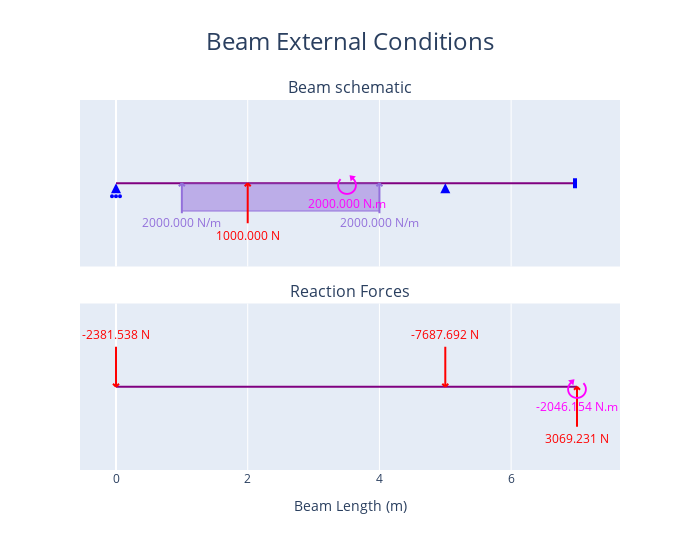
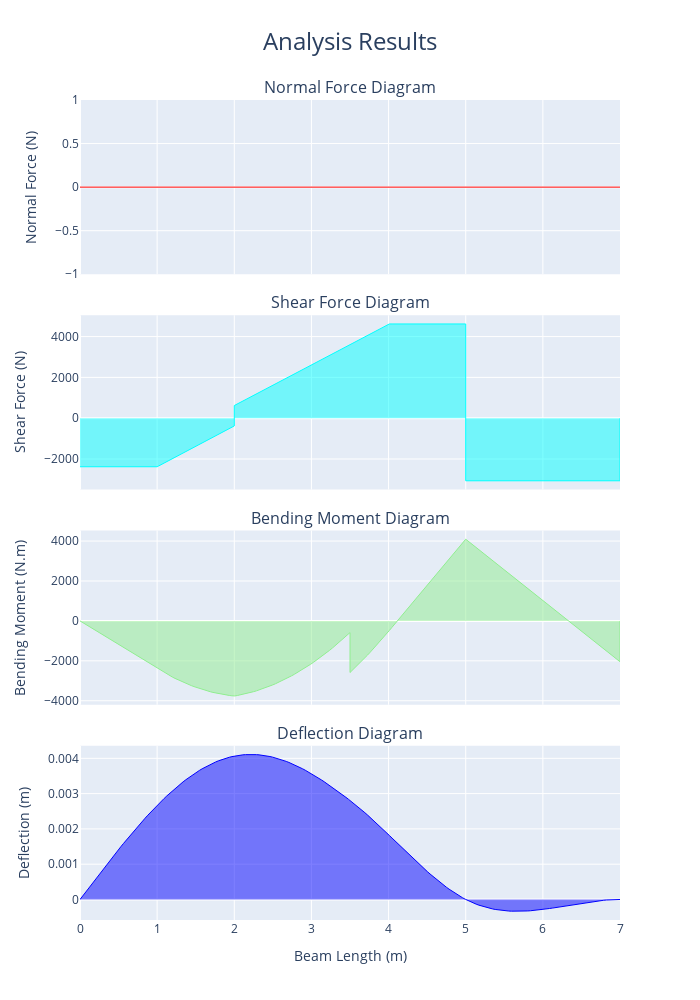

Notebook source saved alongside these figures, in order:
### Markdown cell above
### 2.1 Basic Usage

### Code cell
# Arbritrary example defined in README.md
beam = Beam(7)                          # Initialize a Beam object of length 7 m with E and I as defaults
beam_2 = Beam(9,E=2000, I =100000)      # Initialize a Beam specifying some beam parameters

a = Support(5,(1,1,0))                  # Defines a pin support at location x = 5 m  
b = Support(0,(0,1,0))                  # Defines a roller support at location x = 0 m
c = Support(7,(1,1,1))                  # Defines a fixed support at location x = 7 m
beam.add_supports(a,b,c)    

load_1 = PointLoadV(1000,2)                # Defines a point load of 1000 N acting up, at location x = 2 m
load_2 = DistributedLoadV(2000,(1,4))      # Defines a 2000 N/m UDL from location x = 1 m to x = 4 m 
load_3 = PointTorque(2*10**3, 3.5)            # Defines a 2*10**3 N.m point torque at location x = 3.5 m
beam.add_loads(load_1,load_2,load_3)    # Assign the support objects to a beam object created earlier

# solve the beam
beam.analyse()

## plot the results for the beam
fig_1 = beam.plot_beam_external()
fig_1.show()

fig_2 = beam.plot_beam_internal()
fig_2.show()

# print results as a table with 10 points
beam.print_results_table(num_points=10, max_dp=3)

# optionally export as a csv
beam.export_results_csv(filename="beam_results.csv", num_points=10, max_dp=3)

# save the figures (optional)
# Can save figure using ``fig.write_image("./results.pdf")`` (can change extension to be
# png, jpg, svg or other formats as reired). Requires pip install -U kaleido

# fig_1.write_image("./example_plot_external.png")
# fig_2.write_image("./example_plot_internal.png")

### Figure 1 — Plotly figure (JSON) as saved in the notebook; plotly's stock layout.template omitted (floating-point values rounded to 4 significant figures; data arrays with more than 128 entries replaced by an {"elided": "..."} marker saying what was removed)
{"data": [{"hoverinfo": "skip", "hovertemplate": "%{x} %{meta[0]}", "line": {"color": "purple", "width": 2}, "meta": ["m"], "mode": "lines", "name": "Beam_", "type": "scatter", "x": [0, 7], "xaxis": "x", "y": [0, 0], "yaxis": "y"}, {"hoverinfo": "skip", "hovertemplate": "x: %{x:.3f} %{meta[1]}<br>Fixed: %{meta[0]}", "marker": {"color": "blue", "size": 10, "symbol": "triangle-up"}, "meta": ["[0, 1, 0]", "m"], "mode": "markers", "name": "Support", "opacity": 0, "showlegend": false, "type": "scatter", "x": [0], "xaxis": "x", "y": [0], "yaxis": "y"}, {"fill": "toself", "hoverinfo": "skip", "marker": {"color": "blue", "size": 10, "symbol": "arrow-up"}, "mode": "markers", "name": "Support", "showlegend": false, "type": "scatter", "x": [0], "xaxis": "x", "y": [0], "yaxis": "y"}, {"hoverinfo": "skip", "hovertemplate": "x: %{x:.3f} %{meta[1]}<br>Fixed: %{meta[0]}", "marker": {"color": "blue", "size": 10, "symbol": "triangle-up"}, "meta": ["[1, 1, 0]", "m"], "mode": "markers", "name": "Support", "opacity": 0, "showlegend": false, "type": "scatter", "x": [5], "xaxis": "x", "y": [0], "yaxis": "y"}, {"fill": "toself", "hoverinfo": "skip", "marker": {"color": "blue", "size": 10, "symbol": "arrow-up"}, "mode": "markers", "name": "Support", "showlegend": false, "type": "scatter", "x": [5], "xaxis": "x", "y": [0], "yaxis": "y"}, {"hoverinfo": "skip", "hovertemplate": "x: %{x:.3f} %{meta[1]}<br>Fixed: %{meta[0]}", "marker": {"color": "blue", "size": 10, "symbol": "triangle-up"}, "meta": ["[1, 1, 1]", "m"], "mode": "markers", "name": "Support", "opacity": 0, "showlegend": false, "type": "scatter", "x": [7], "xaxis": "x", "y": [0], "yaxis": "y"}, {"hoverinfo": "skip", "hovertemplate": "x: %{meta[1]:.3f} %{meta[2]}<br>Force: %{meta[0]:.3f} %{meta[3]}            <br>Angle: %{meta[5]:.3f} deg", "marker": {"color": "red", "size": 10, "symbol": "triangle-up"}, "meta": [1000, 2, "m", "N", "N.m", 90], "mode": "markers", "name": "Point<br>Load", "opacity": 0, "showlegend": false, "type": "scatter", "x": [2], "xaxis": "x", "y": [0], "yaxis": "y"}, {"fill": "tozeroy", "hoverinfo": "skip", "hovertemplate": "", "line": {"color": "mediumpurple", "width": 1}, "mode": "lines", "name": "Distributed<br>Load", "type": "scatter", "x": {"elided": "301 float values"}, "xaxis": "x", "y": {"elided": "301 int values"}, "yaxis": "y"}, {"hoverinfo": "skip", "hovertemplate": "x: %{meta[0]:.3f} %{meta[3]}<br>Force: %{meta[1]:.3f} %{meta[4]}        <br>Angle: %{meta[2]:.3f} deg", "marker": {"color": "mediumpurple", "size": 10, "symbol": "triangle-up"}, "meta": [1, 2000, 90, "m", "N/m"], "mode": "markers", "name": "Distributed<br>Load", "opacity": 0, "showlegend": false, "type": "scatter", "x": [1], "xaxis": "x", "y": [0], "yaxis": "y"}, {"hoverinfo": "skip", "hovertemplate": "x: %{meta[0]:.3f} %{meta[3]}<br>Force: %{meta[1]:.3f} %{meta[4]}        <br>Angle: %{meta[2]:.3f} deg", "marker": {"color": "mediumpurple", "size": 10, "symbol": "triangle-up"}, "meta": [4, 2000, 90, "m", "N/m"], "mode": "markers", "name": "Distributed<br>Load", "opacity": 0, "showlegend": false, "type": "scatter", "x": [4], "xaxis": "x", "y": [0], "yaxis": "y"}, {"hoverinfo": "skip", "hovertemplate": "x: %{meta[1]:.3f} %{meta[2]}<br>Moment: %{meta[0]:.3f} %{meta[4]}", "marker": {"color": "magenta", "size": 10, "symbol": "triangle-up"}, "meta": [2000, 3.5, "m", "N", "N.m"], "mode": "markers", "name": "Point<br>Torque", "opacity": 0, "showlegend": false, "type": "scatter", "x": [3.5], "xaxis": "x", "y": [0], "yaxis": "y"}, {"hoverinfo": "skip", "hovertemplate": "%{x}", "line": {"color": "purple", "width": 2}, "mode": "lines", "name": "Beam", "type": "scatter", "x": [0, 7], "xaxis": "x2", "y": [0, 0], "yaxis": "y2"}, {"hoverinfo": "skip", "hovertemplate": "Reactions<br>x coord: %{x:.3f} %{meta[3]}<br>y: %{meta[1]:.3f} %{meta[4]}", "marker": {"color": "red", "size": 10, "symbol": "triangle-up"}, "meta": [0, -2382.0, 0, "m", "N", "N.m"], "mode": "markers", "name": "Reaction", "opacity": 0, "showlegend": false, "type": "scatter", "x": [0], "xaxis": "x2", "y": [0], "yaxis": "y2"}, {"hoverinfo": "skip", "hovertemplate": "Reactions<br>x coord: %{x:.3f} %{meta[3]}<br>y: %{meta[1]:.3f} %{meta[4]}", "marker": {"color": "red", "size": 10, "symbol": "triangle-up"}, "meta": [0, -7688.0, 0, "m", "N", "N.m"], "mode": "markers", "name": "Reaction", "opacity": 0, "showlegend": false, "type": "scatter", "x": [5], "xaxis": "x2", "y": [0], "yaxis": "y2"}, {"hoverinfo": "skip", "hovertemplate": "Reactions<br>x coord: %{x:.3f} %{meta[3]}<br>y: %{meta[1]:.3f} %{meta[4]}<br>m: %{meta[2]:.3f} %{meta[5]}", "marker": {"color": "red", "size": 10, "symbol": "triangle-up"}, "meta": [0, 3069.0, -2046.0, "m", "N", "N.m"], "mode": "markers", "name": "Reaction", "opacity": 0, "showlegend": false, "type": "scatter", "x": [7], "xaxis": "x2", "y": [0], "yaxis": "y2"}], "layout": {"annotations": [{"font": {"size": 16}, "showarrow": false, "text": "Beam schematic", "x": 0.5, "xanchor": "center", "xref": "paper", "y": 1, "yanchor": "bottom", "yref": "paper"}, {"font": {"size": 16}, "showarrow": false, "text": "Reaction Forces", "x": 0.5, "xanchor": "center", "xref": "paper", "y": 0.45, "yanchor": "bottom", "yref": "paper"}, {"font": {"color": "red"}, "showarrow": false, "text": "1000.000 N", "x": 2, "xref": "x", "xshift": 0, "y": 0, "yref": "y", "yshift": -52}, {"font": {"color": "mediumpurple"}, "showarrow": false, "text": "2000.000 N/m", "x": 1, "xref": "x", "xshift": 0, "y": 0, "yref": "y", "yshift": -39}, {"font": {"color": "mediumpurple"}, "showarrow": false, "text": "2000.000 N/m", "x": 4, "xref": "x", "xshift": 0, "y": 0, "yref": "y", "yshift": -39}, {"font": {"color": "magenta", "size": 26}, "showarrow": false, "text": "⭯", "x": 3.5, "xref": "x", "y": 0, "yref": "y", "yshift": 0}, {"font": {"color": "magenta"}, "showarrow": false, "text": "2000.000 N.m", "x": 3.5, "xref": "x", "y": 0, "yref": "y", "yshift": -20}, {"font": {"color": "red"}, "showarrow": false, "text": "-2381.538 N", "x": 0, "xref": "x2", "xshift": 0, "y": 0, "yref": "y2", "yshift": 52}, {"font": {"color": "red"}, "showarrow": false, "text": "-7687.692 N", "x": 5, "xref": "x2", "xshift": 0, "y": 0, "yref": "y2", "yshift": 52}, {"font": {"color": "red"}, "showarrow": false, "text": "3069.231 N", "x": 7, "xref": "x2", "xshift": 0, "y": 0, "yref": "y2", "yshift": -52}, {"font": {"color": "magenta", "size": 26}, "showarrow": false, "text": "⭮", "x": 7, "xref": "x2", "y": 0, "yref": "y2", "yshift": 0}, {"font": {"color": "magenta"}, "showarrow": false, "text": "-2046.154 N.m", "x": 7, "xref": "x2", "y": 0, "yref": "y2", "yshift": -20}], "height": 550, "hovermode": "x", "shapes": [{"fillcolor": "blue", "line": {"color": "blue"}, "type": "circle", "x0": -1, "x1": 1, "xanchor": 0, "xref": "x", "xsizemode": "pixel", "y0": -14, "y1": -12, "yanchor": 0, "yref": "y", "ysizemode": "pixel"}, {"fillcolor": "blue", "line": {"color": "blue"}, "type": "circle", "x0": -5, "x1": -3, "xanchor": 0, "xref": "x", "xsizemode": "pixel", "y0": -14, "y1": -12, "yanchor": 0, "yref": "y", "ysizemode": "pixel"}, {"fillcolor": "blue", "line": {"color": "blue"}, "type": "circle", "x0": 3, "x1": 5, "xanchor": 0, "xref": "x", "xsizemode": "pixel", "y0": -14, "y1": -12, "yanchor": 0, "yref": "y", "ysizemode": "pixel"}, {"fillcolor": "blue", "line": {"color": "blue", "width": 4}, "type": "rect", "x0": -2, "x1": -2, "xanchor": 7, "xref": "x", "xsizemode": "pixel", "y0": -5, "y1": 5, "yanchor": 0, "yref": "y", "ysizemode": "pixel"}, {"line": {"color": "red", "width": 2}, "type": "line", "x0": 0, "x1": 3, "xanchor": 2, "xref": "x", "xsizemode": "pixel", "y0": 0, "y1": -3, "yanchor": 0, "yref": "y", "ysizemode": "pixel"}, {"line": {"color": "red", "width": 2}, "type": "line", "x0": 0, "x1": -3, "xanchor": 2, "xref": "x", "xsizemode": "pixel", "y0": 0, "y1": -3, "yanchor": 0, "yref": "y", "ysizemode": "pixel"}, {"line": {"color": "red", "width": 2}, "type": "line", "x0": 0, "x1": 0, "xanchor": 2, "xref": "x", "xsizemode": "pixel", "y0": 0, "y1": -40, "yanchor": 0, "yref": "y", "ysizemode": "pixel"}, {"line": {"color": "mediumpurple", "width": 2}, "type": "line", "x0": 0, "x1": 3, "xanchor": 1, "xref": "x", "xsizemode": "pixel", "y0": 0, "y1": -3, "yanchor": 0, "yref": "y", "ysizemode": "pixel"}, {"line": {"color": "mediumpurple", "width": 2}, "type": "line", "x0": 0, "x1": -3, "xanchor": 1, "xref": "x", "xsizemode": "pixel", "y0": 0, "y1": -3, "yanchor": 0, "yref": "y", "ysizemode": "pixel"}, {"line": {"color": "mediumpurple", "width": 2}, "type": "line", "x0": 0, "x1": 0, "xanchor": 1, "xref": "x", "xsizemode": "pixel", "y0": 0, "y1": -30, "yanchor": 0, "yref": "y", "ysizemode": "pixel"}, {"line": {"color": "mediumpurple", "width": 2}, "type": "line", "x0": 0, "x1": 3, "xanchor": 4, "xref": "x", "xsizemode": "pixel", "y0": 0, "y1": -3, "yanchor": 0, "yref": "y", "ysizemode": "pixel"}, {"line": {"color": "mediumpurple", "width": 2}, "type": "line", "x0": 0, "x1": -3, "xanchor": 4, "xref": "x", "xsizemode": "pixel", "y0": 0, "y1": -3, "yanchor": 0, "yref": "y", "ysizemode": "pixel"}, {"line": {"color": "mediumpurple", "width": 2}, "type": "line", "x0": 0, "x1": 0, "xanchor": 4, "xref": "x", "xsizemode": "pixel", "y0": 0, "y1": -30, "yanchor": 0, "yref": "y", "ysizemode": "pixel"}, {"line": {"color": "red", "width": 2}, "type": "line", "x0": 0, "x1": -3, "xanchor": 0, "xref": "x2", "xsizemode": "pixel", "y0": 0, "y1": 3, "yanchor": 0, "yref": "y2", "ysizemode": "pixel"}, {"line": {"color": "red", "width": 2}, "type": "line", "x0": 0, "x1": 3, "xanchor": 0, "xref": "x2", "xsizemode": "pixel", "y0": 0, "y1": 3, "yanchor": 0, "yref": "y2", "ysizemode": "pixel"}, {"line": {"color": "red", "width": 2}, "type": "line", "x0": 0, "x1": 0, "xanchor": 0, "xref": "x2", "xsizemode": "pixel", "y0": 0, "y1": 40, "yanchor": 0, "yref": "y2", "ysizemode": "pixel"}, {"line": {"color": "red", "width": 2}, "type": "line", "x0": 0, "x1": -3, "xanchor": 5, "xref": "x2", "xsizemode": "pixel", "y0": 0, "y1": 3, "yanchor": 0, "yref": "y2", "ysizemode": "pixel"}, {"line": {"color": "red", "width": 2}, "type": "line", "x0": 0, "x1": 3, "xanchor": 5, "xref": "x2", "xsizemode": "pixel", "y0": 0, "y1": 3, "yanchor": 0, "yref": "y2", "ysizemode": "pixel"}, {"line": {"color": "red", "width": 2}, "type": "line", "x0": 0, "x1": 0, "xanchor": 5, "xref": "x2", "xsizemode": "pixel", "y0": 0, "y1": 40, "yanchor": 0, "yref": "y2", "ysizemode": "pixel"}, {"line": {"color": "red", "width": 2}, "type": "line", "x0": 0, "x1": 3, "xanchor": 7, "xref": "x2", "xsizemode": "pixel", "y0": 0, "y1": -3, "yanchor": 0, "yref": "y2", "ysizemode": "pixel"}, {"line": {"color": "red", "width": 2}, "type": "line", "x0": 0, "x1": -3, "xanchor": 7, "xref": "x2", "xsizemode": "pixel", "y0": 0, "y1": -3, "yanchor": 0, "yref": "y2", "ysizemode": "pixel"}, {"line": {"color": "red", "width": 2}, "type": "line", "x0": 0, "x1": 0, "xanchor": 7, "xref": "x2", "xsizemode": "pixel", "y0": 0, "y1": -40, "yanchor": 0, "yref": "y2", "ysizemode": "pixel"}], "showlegend": false, "title": {"font": {"size": 24}, "text": "Beam External Conditions", "x": 0.5}, "width": 700, "xaxis": {"anchor": "y", "domain": [0, 1], "matches": "x2", "showticklabels": false}, "xaxis2": {"anchor": "y2", "domain": [0, 1], "title": {"text": "Beam Length (m)"}}, "yaxis": {"anchor": "x", "domain": [0.55, 1], "fixedrange": true, "range": [-3, 3], "visible": false}, "yaxis2": {"anchor": "x2", "domain": [0, 0.45], "fixedrange": true, "range": [-3, 3], "visible": false}}}

### Figure 2 — Plotly figure (JSON) as saved in the notebook; plotly's stock layout.template omitted (floating-point values rounded to 4 significant figures; data arrays with more than 128 entries replaced by an {"elided": "..."} marker saying what was removed)
{"data": [{"fill": "tozeroy", "hovertemplate": "x: %{x:.3f} %{meta[0]}<br>f(x): %{y:.3f} %{meta[1]}", "line": {"color": "red", "width": 1}, "meta": ["m", "N"], "mode": "lines", "name": "Normal Force", "type": "scatter", "x": {"elided": "212 float values"}, "xaxis": "x", "y": {"elided": "212 int values"}, "yaxis": "y"}, {"fill": "tozeroy", "hovertemplate": "x: %{x:.3f} %{meta[0]}<br>f(x): %{y:.3f} %{meta[1]}", "line": {"color": "aqua", "width": 1}, "meta": ["m", "N"], "mode": "lines", "name": "Shear Force", "type": "scatter", "x": {"elided": "212 float values"}, "xaxis": "x2", "y": {"elided": "212 float values"}, "yaxis": "y2"}, {"fill": "tozeroy", "hovertemplate": "x: %{x:.3f} %{meta[0]}<br>f(x): %{y:.3f} %{meta[1]}", "line": {"color": "lightgreen", "width": 1}, "meta": ["m", "N.m"], "mode": "lines", "name": "Bending Moment", "type": "scatter", "x": {"elided": "212 float values"}, "xaxis": "x3", "y": {"elided": "212 float values"}, "yaxis": "y3"}, {"fill": "tozeroy", "hovertemplate": "x: %{x:.3f} %{meta[0]}<br>f(x): %{y:.3f} %{meta[1]}", "line": {"color": "blue", "width": 1}, "meta": ["m", "m"], "mode": "lines", "name": "Deflection", "type": "scatter", "x": {"elided": "212 float values"}, "xaxis": "x4", "y": {"elided": "212 float values"}, "yaxis": "y4"}], "layout": {"annotations": [{"font": {"size": 16}, "showarrow": false, "text": "Normal Force Diagram", "x": 0.5, "xanchor": "center", "xref": "paper", "y": 1, "yanchor": "bottom", "yref": "paper"}, {"font": {"size": 16}, "showarrow": false, "text": "Shear Force Diagram", "x": 0.5, "xanchor": "center", "xref": "paper", "y": 0.7375, "yanchor": "bottom", "yref": "paper"}, {"font": {"size": 16}, "showarrow": false, "text": "Bending Moment Diagram", "x": 0.5, "xanchor": "center", "xref": "paper", "y": 0.475, "yanchor": "bottom", "yref": "paper"}, {"font": {"size": 16}, "showarrow": false, "text": "Deflection Diagram", "x": 0.5, "xanchor": "center", "xref": "paper", "y": 0.2125, "yanchor": "bottom", "yref": "paper"}], "height": 1000, "showlegend": false, "title": {"font": {"size": 24}, "text": "Analysis Results", "x": 0.5}, "width": 700, "xaxis": {"anchor": "y", "domain": [0, 1], "matches": "x4", "showticklabels": false}, "xaxis2": {"anchor": "y2", "domain": [0, 1], "matches": "x4", "showticklabels": false}, "xaxis3": {"anchor": "y3", "domain": [0, 1], "matches": "x4", "showticklabels": false}, "xaxis4": {"anchor": "y4", "domain": [0, 1], "title": {"text": "Beam Length (m)"}}, "yaxis": {"anchor": "x", "domain": [0.7875, 1], "title": {"text": "Normal Force (N)"}}, "yaxis2": {"anchor": "x2", "domain": [0.525, 0.7375], "title": {"text": "Shear Force (N)"}}, "yaxis3": {"anchor": "x3", "domain": [0.2625, 0.475], "title": {"text": "Bending Moment (N.m)"}}, "yaxis4": {"anchor": "x4", "domain": [0, 0.2125], "title": {"text": "Deflection (m)"}}}}
